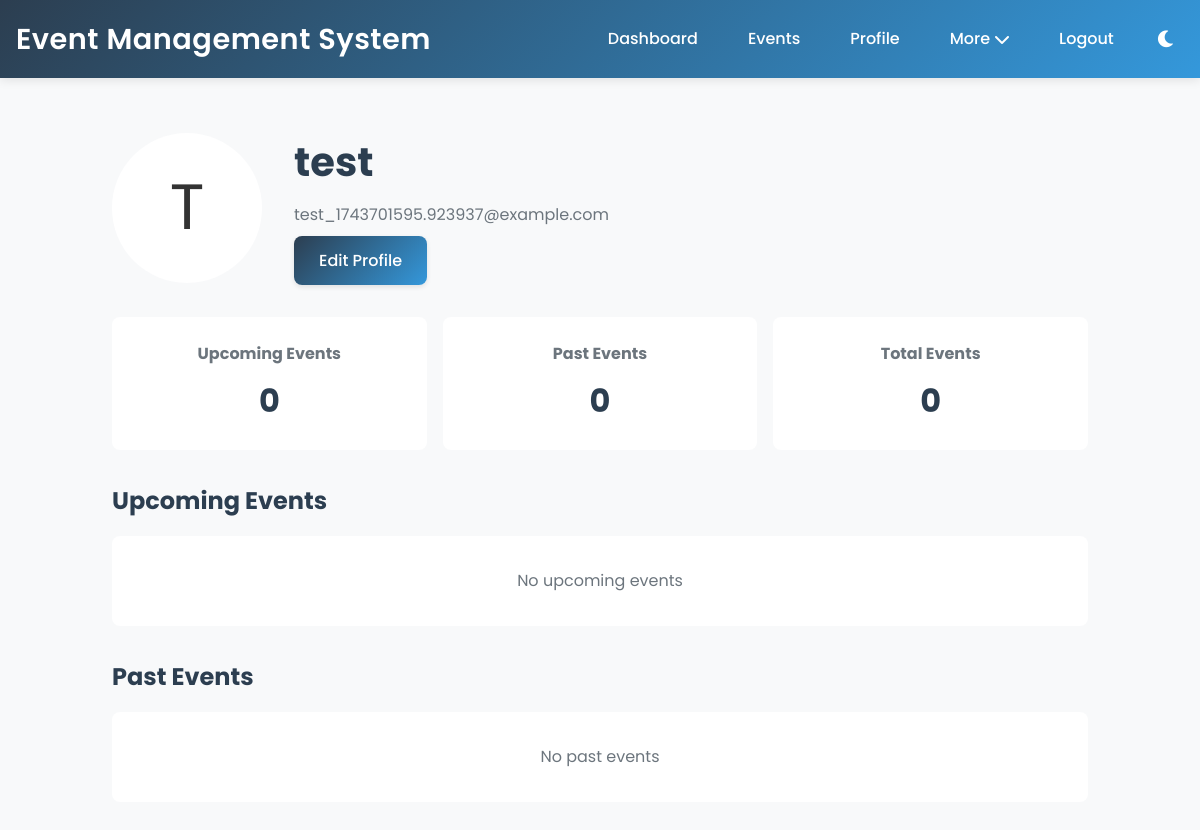
The app's page /profile (signed in) with its own data.
### app.py (models this page shows, shortened)
class User(UserMixin, db.Model):
    id = db.Column(db.Integer, primary_key=True)
    username = db.Column(db.String(80), unique=True, nullable=False)
    email = db.Column(db.String(120), unique=True, nullable=False)
    password_hash = db.Column(db.String(128))
    profile_picture = db.Column(db.String(255))
    bio = db.Column(db.Text)
    notifications = db.relationship('Notification', backref='user', lazy=True)
    last_seen = db.Column(db.DateTime, default=datetime.utcnow)
    events = db.relationship('Event', secondary='user_events', backref=db.backref('attendees', lazy='dynamic'))
    preferences = db.Column(db.Text)  # JSON string for user preferences
    def get_preferences(self):
        if self.preferences:
            return json.loads(self.preferences)
        return {}

### app.py (the view)
@app.route('/profile')
@login_required
def profile():
    user_events = current_user.events  # This is already a list, no need for .all()
    upcoming_events = [event for event in user_events if event.date > datetime.utcnow()]
    past_events = [event for event in user_events if event.date <= datetime.utcnow()]
    preferences = current_user.get_preferences()
    return render_template('profile.html',
        user=current_user,
        upcoming_events=upcoming_events,
        past_events=past_events,
        preferences=preferences,
        now=datetime.utcnow()
    )

### app.py (called while the page is built)
@login_manager.user_loader
def load_user(user_id):
    return User.query.get(int(user_id))

### templates/profile.html (shortened to what this page needs)
{% extends "base.html" %}
{% block content %}
<div class="profile-container">
    <div class="profile-header">
        <div class="profile-picture">
            {% if user.profile_picture %}
                <img src="{{ url_for('static', filename='profile_pictures/' + user.profile_picture) }}" alt="{{ user.username }}">
            {% else %}
                <div class="default-avatar">{{ user.username[0].upper() }}</div>
            {% endif %}
        </div>
        <div class="profile-info">
            <h1>{{ user.username }}</h1>
            <p class="email">{{ user.email }}</p>
            <a href="{{ url_for('edit_profile') }}" class="btn btn-primary">Edit Profile</a>
        </div>
    </div>
    <div class="profile-stats">
        <div class="stat-card">
            <h3>Upcoming Events</h3>
            <p class="stat-value">{{ upcoming_events|length }}</p>
        </div>
        <div class="stat-card">
            <h3>Past Events</h3>
            <p class="stat-value">{{ past_events|length }}</p>
        </div>
        <div class="stat-card">
            <h3>Total Events</h3>
            <p class="stat-value">{{ user.events|length }}</p>
        </div>
    </div>
    <div class="profile-sections">
        <div class="section">
            <h2>Upcoming Events</h2>
            {% if upcoming_events %}
                <div class="events-grid">
                    {% for event in upcoming_events %}
                        <div class="event-card">
                            <img src="{{ event.image_url }}" alt="{{ event.title }}">
                            <div class="event-info">
                                <h3>{{ event.title }}</h3>
                                <p class="date">{{ event.date.strftime('%B %d, %Y') }}</p>
                                <p class="venue">{{ event.venue }}</p>
                                <a href="{{ url_for('event_details', event_id=event.id) }}" class="btn btn-secondary">View Details</a>
                            </div>
                        </div>
                    {% endfor %}
                </div>
            {% else %}
                <p class="no-events">No upcoming events</p>
            {% endif %}
        </div>
        <div class="section">
            <h2>Past Events</h2>
            {% if past_events %}
                <div class="events-grid">
                    {% for event in past_events %}
                        <div class="event-card">
                            <img src="{{ event.image_url }}" alt="{{ event.title }}">
                            <div class="event-info">
                                <h3>{{ event.title }}</h3>
                                <p class="date">{{ event.date.strftime('%B %d, %Y') }}</p>
                                <p class="venue">{{ event.venue }}</p>
                                <a href="{{ url_for('event_details', event_id=event.id) }}" class="btn btn-secondary">View Details</a>
                            </div>
                        </div>
                    {% endfor %}
                </div>
            {% else %}
                <p class="no-events">No past events</p>
            {% endif %}
        </div>
    </div>
</div>
{% endblock %}

### templates/base.html (style rules this page uses)
:root { --bg-color: #f8f9fa; --text-color: #333; --card-bg: white; --header-bg: linear-gradient(135deg, #2c3e50, #3498db); --border-color: #e9ecef; --input-bg: white; --shadow-color: rgba(0, 0, 0, 0.1); --secondary-text: #6c757d; --heading-color: #2c3e50; }
* { margin: 0; padding: 0; box-sizing: border-box; }
body { font-family: 'Poppins', sans-serif; line-height: 1.6; background-color: var(--bg-color); color: var(--text-color); transition: background-color 0.3s, color 0.3s; }
.btn { display: inline-block; background: linear-gradient(135deg, #2c3e50, #3498db); color: white; padding: 12px 25px; border: none; border-radius: 8px; cursor: pointer; text-decoration: none; margin-right: 10px; font-weight: 500; transition: all 0.3s ease; box-shadow: 0 2px 5px var(--shadow-color); }

### templates/profile.html (style rules this page uses)
.profile-container { max-width: 1200px; margin: 0 auto; padding: 2rem; }
.profile-header { display: flex; align-items: center; gap: 2rem; margin-bottom: 2rem; }
.profile-picture { width: 150px; height: 150px; border-radius: 50%; overflow: hidden; background-color: var(--card-bg); display: flex; align-items: center; justify-content: center; }
.default-avatar { width: 100%; height: 100%; display: flex; align-items: center; justify-content: center; font-size: 4rem; color: var(--text-color); background-color: var(--primary-color); }
.profile-info { flex: 1; }
.profile-info h1 { margin: 0; font-size: 2.5rem; color: var(--heading-color); }
.profile-info .email { color: var(--secondary-text); margin: 0.5rem 0; }
.profile-stats { display: grid; grid-template-columns: repeat(auto-fit, minmax(200px, 1fr)); gap: 1rem; margin-bottom: 2rem; }
.stat-card { background-color: var(--card-bg); padding: 1.5rem; border-radius: 8px; text-align: center; }
.stat-card h3 { margin: 0; color: var(--secondary-text); font-size: 1rem; }
.stat-value { font-size: 2rem; font-weight: bold; color: var(--heading-color); margin: 0.5rem 0 0; }
.profile-sections { display: grid; gap: 2rem; }
.section h2 { color: var(--heading-color); margin-bottom: 1rem; }
.no-events { text-align: center; color: var(--secondary-text); padding: 2rem; background-color: var(--card-bg); border-radius: 8px; }

### records on screen
User: username "T", username "test", email "test_1743701595.923937@example.com"

### other values on screen
{{ upcoming_events|length }} "0"
{{ past_events|length }} "0"
{{ user.events|length }} "0"
